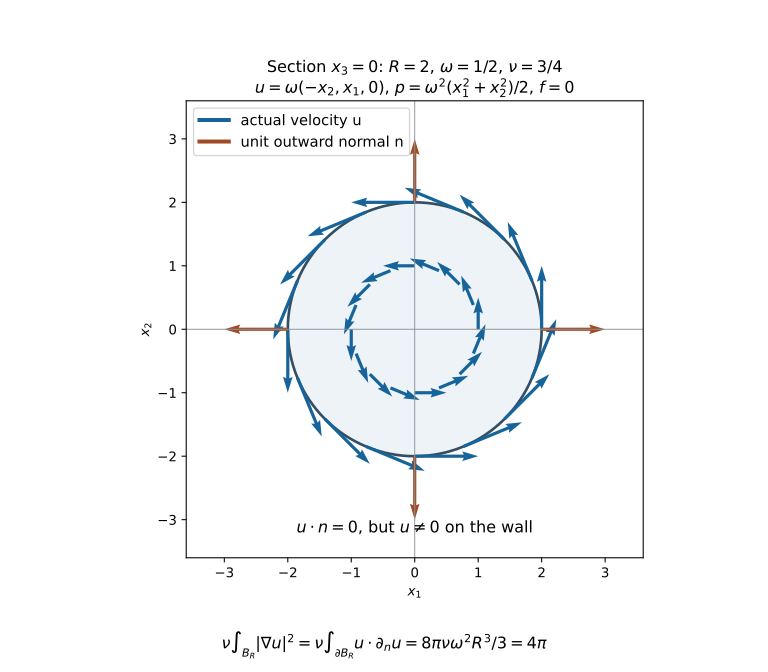

Generate this figure with Python:
"""Exact equatorial section of the NS-FLUID-06 boundary counterexample."""
from pathlib import Path
import numpy as np
import matplotlib
matplotlib.use("Agg")
import matplotlib.pyplot as plt
from matplotlib.patches import Circle
from matplotlib.lines import Line2D

HERE=Path(__file__).resolve().parent
R, omega, nu = 2.0, 0.5, 0.75
fig,ax=plt.subplots(figsize=(8,7))
fig.subplots_adjust(left=.12,right=.96,bottom=.17,top=.85)
ax.add_patch(Circle((0,0),R,facecolor="#edf3f7",edgecolor="#344e63",lw=2))
for radius in (1.,R):
    angles=np.linspace(0,2*np.pi,16,endpoint=False)
    x,y=radius*np.cos(angles),radius*np.sin(angles)
    ax.quiver(x,y,-omega*y,omega*x,color="#166499",angles="xy",
              scale_units="xy",scale=1,width=.007)
for angle in (0,np.pi/2,np.pi,3*np.pi/2):
    x,y=R*np.cos(angle),R*np.sin(angle)
    ax.quiver(x,y,x/R,y/R,color="#a14b25",angles="xy",
              scale_units="xy",scale=1,width=.007)
ax.axhline(0,color="#899399",lw=.7)
ax.axvline(0,color="#899399",lw=.7)
ax.set(xlim=(-3.6,3.6),ylim=(-3.6,3.6),aspect="equal",
       xlabel=r"$x_1$",ylabel=r"$x_2$",
       title=r"Section $x_3=0$: $R=2$, $\omega=1/2$, $\nu=3/4$"
       "\n" r"$u=\omega(-x_2,x_1,0)$, "
       r"$p=\omega^2(x_1^2+x_2^2)/2$, $f=0$")
ax.legend(handles=[Line2D([0],[0],color="#166499",lw=3,label="actual velocity u"),
                   Line2D([0],[0],color="#a14b25",lw=3,label="unit outward normal n")],
          loc="upper left",fontsize=11)
ax.text(0,-3.2,r"$u\cdot n=0$, but $u\neq0$ on the wall",ha="center",fontsize=12)
fig.text(.5,.035,r"$\nu\int_{B_R}|\nabla u|^2"
         r"=\nu\int_{\partial B_R}u\cdot\partial_nu"
         r"=8\pi\nu\omega^2R^3/3=4\pi$",
         ha="center",fontsize=12)
fig.savefig(HERE/"normal-velocity-and-wall-work.png",dpi=180)
fig.savefig(HERE/"normal-velocity-and-wall-work.svg")
plt.close(fig)
